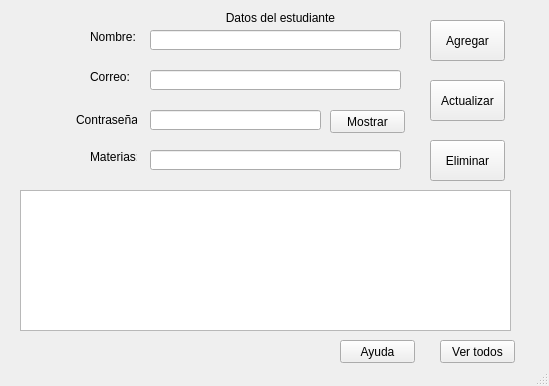
<?xml version="1.0" encoding="UTF-8"?>
<ui version="4.0">
 <class>MainWindow</class>
 <widget class="QMainWindow" name="MainWindow">
  <property name="geometry">
   <rect>
    <x>0</x>
    <y>0</y>
    <width>549</width>
    <height>386</height>
   </rect>
  </property>
  <property name="windowTitle">
   <string>Tarea5</string>
  </property>
  <widget class="QWidget" name="centralwidget">
   <widget class="QPushButton" name="botonVer">
    <property name="geometry">
     <rect>
      <x>440</x>
      <y>340</y>
      <width>75</width>
      <height>23</height>
     </rect>
    </property>
    <property name="text">
     <string>Ver todos</string>
    </property>
   </widget>
   <widget class="QPushButton" name="botonAgregar">
    <property name="geometry">
     <rect>
      <x>430</x>
      <y>20</y>
      <width>75</width>
      <height>41</height>
     </rect>
    </property>
    <property name="text">
     <string>Agregar</string>
    </property>
   </widget>
   <widget class="QPushButton" name="botonActualizar">
    <property name="geometry">
     <rect>
      <x>430</x>
      <y>80</y>
      <width>75</width>
      <height>41</height>
     </rect>
    </property>
    <property name="text">
     <string>Actualizar</string>
    </property>
   </widget>
   <widget class="QPushButton" name="botonEliminar">
    <property name="geometry">
     <rect>
      <x>430</x>
      <y>140</y>
      <width>75</width>
      <height>41</height>
     </rect>
    </property>
    <property name="text">
     <string>Eliminar</string>
    </property>
   </widget>
   <widget class="QLabel" name="label">
    <property name="geometry">
     <rect>
      <x>80</x>
      <y>10</y>
      <width>401</width>
      <height>16</height>
     </rect>
    </property>
    <property name="text">
     <string>Datos del estudiante</string>
    </property>
    <property name="alignment">
     <set>Qt::AlignCenter</set>
    </property>
    <property name="wordWrap">
     <bool>false</bool>
    </property>
   </widget>
   <widget class="QLineEdit" name="nombre">
    <property name="geometry">
     <rect>
      <x>150</x>
      <y>30</y>
      <width>251</width>
      <height>20</height>
     </rect>
    </property>
   </widget>
   <widget class="QLineEdit" name="correo">
    <property name="geometry">
     <rect>
      <x>150</x>
      <y>70</y>
      <width>251</width>
      <height>20</height>
     </rect>
    </property>
   </widget>
   <widget class="QLineEdit" name="contrasena">
    <property name="geometry">
     <rect>
      <x>150</x>
      <y>110</y>
      <width>171</width>
      <height>20</height>
     </rect>
    </property>
   </widget>
   <widget class="QLineEdit" name="materias">
    <property name="geometry">
     <rect>
      <x>150</x>
      <y>150</y>
      <width>251</width>
      <height>20</height>
     </rect>
    </property>
   </widget>
   <widget class="QLabel" name="label_2">
    <property name="geometry">
     <rect>
      <x>90</x>
      <y>30</y>
      <width>47</width>
      <height>13</height>
     </rect>
    </property>
    <property name="text">
     <string>Nombre:</string>
    </property>
   </widget>
   <widget class="QLabel" name="label_3">
    <property name="geometry">
     <rect>
      <x>90</x>
      <y>70</y>
      <width>47</width>
      <height>13</height>
     </rect>
    </property>
    <property name="text">
     <string>Correo:</string>
    </property>
   </widget>
   <widget class="QLabel" name="label_4">
    <property name="geometry">
     <rect>
      <x>76</x>
      <y>110</y>
      <width>61</width>
      <height>20</height>
     </rect>
    </property>
    <property name="text">
     <string>Contraseña:</string>
    </property>
   </widget>
   <widget class="QLabel" name="label_5">
    <property name="geometry">
     <rect>
      <x>90</x>
      <y>150</y>
      <width>47</width>
      <height>13</height>
     </rect>
    </property>
    <property name="text">
     <string>Materias:</string>
    </property>
   </widget>
   <widget class="QTextBrowser" name="salida">
    <property name="geometry">
     <rect>
      <x>20</x>
      <y>190</y>
      <width>491</width>
      <height>141</height>
     </rect>
    </property>
   </widget>
   <widget class="QPushButton" name="botonMostrar">
    <property name="geometry">
     <rect>
      <x>330</x>
      <y>110</y>
      <width>75</width>
      <height>23</height>
     </rect>
    </property>
    <property name="text">
     <string>Mostrar</string>
    </property>
   </widget>
   <widget class="QPushButton" name="botonAyuda">
    <property name="geometry">
     <rect>
      <x>340</x>
      <y>340</y>
      <width>75</width>
      <height>23</height>
     </rect>
    </property>
    <property name="text">
     <string>Ayuda</string>
    </property>
   </widget>
  </widget>
  <widget class="QStatusBar" name="statusbar"/>
 </widget>
 <resources/>
 <connections/>
</ui>
